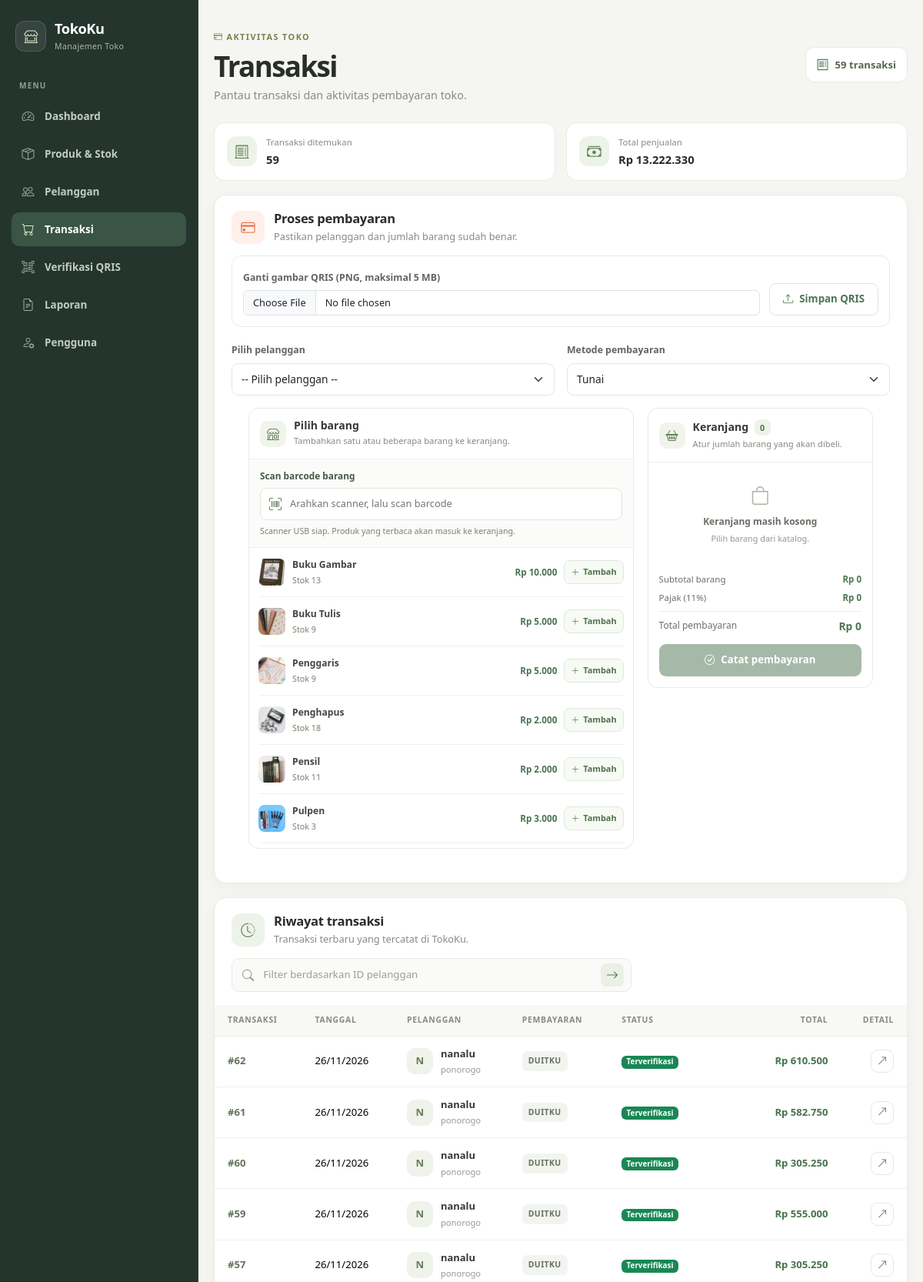
The app's page /transaksi.php (signed in, upper part) with its own data.
### tables this page shows
CREATE TABLE `tbl_produk` (
  `id_produk` int(11) NOT NULL,
  `nama_produk` varchar(100) NOT NULL,
  `harga` decimal(12,2) NOT NULL,
  `stok` int(10) UNSIGNED NOT NULL DEFAULT 0,
  `gambar` varchar(255) DEFAULT NULL,
  `aktif` tinyint(1) NOT NULL DEFAULT 1,
  `barcode` varchar(32) DEFAULT NULL
);

CREATE TABLE `tbl_transaksi` (
  `id_transaksi` int(11) NOT NULL,
  `tanggal` date DEFAULT NULL,
  `id_pelanggan` int(11) DEFAULT NULL,
  `id_user` int(11) DEFAULT NULL,
  `total_belanja` decimal(12,2) DEFAULT NULL,
  `metode_pembayaran` enum('tunai','transfer','qris','duitku') NOT NULL DEFAULT 'tunai',
  `status_pembayaran` enum('menunggu_verifikasi','terverifikasi') NOT NULL DEFAULT 'terverifikasi',
  `diverifikasi_oleh` int(11) DEFAULT NULL,
  `diverifikasi_pada` datetime DEFAULT NULL,
  `persentase_pajak` decimal(5,2) NOT NULL DEFAULT 0.00,
  `total_pajak` decimal(12,2) NOT NULL DEFAULT 0.00,
  `duitku_order_id` varchar(50) DEFAULT NULL,
  `duitku_reference` varchar(255) DEFAULT NULL,
  `duitku_payment_url` varchar(1000) DEFAULT NULL,
  `duitku_payment_method` char(2) DEFAULT NULL
);

CREATE TABLE `tbl_pelanggan` (
  `id_pelanggan` int(11) NOT NULL,
  `nama_pelanggan` varchar(100) DEFAULT NULL,
  `kota` varchar(50) DEFAULT NULL
);

### config.php (called while the page is built, shortened)
<?php
$tarifPajak = 11.0;
function rupiah($n) {
    return "Rp " . number_format($n, 0, ',', '.');
}
?>

### transaksi.php (the view, shortened to what this page needs)
<?php
require 'config.php';
$filter = trim((string)($_GET['pelanggan'] ?? ''));
$isAdmin = $_SESSION['role'] === 'admin';
$sql = "SELECT t.id_transaksi, t.tanggal, t.total_belanja, t.metode_pembayaran, t.status_pembayaran,
               p.nama_pelanggan, p.kota
        FROM tbl_transaksi t
        INNER JOIN tbl_pelanggan p ON p.id_pelanggan = t.id_pelanggan";
if ($filter !== '' && ctype_digit($filter)) {
    $stmt = $conn->prepare($sql . " WHERE t.id_pelanggan = ? ORDER BY t.tanggal DESC, t.id_transaksi DESC");
    $idFilter = (int)$filter;
    $stmt->bind_param("i", $idFilter);
} else {
    $stmt = $conn->prepare($sql . " ORDER BY t.tanggal DESC, t.id_transaksi DESC");
}
$stmt->execute();
$data = $stmt->get_result();
$transactionCount = $data->num_rows;
$summarySql = "SELECT COALESCE(SUM(total_belanja), 0) AS total FROM tbl_transaksi WHERE status_pembayaran = 'terverifikasi'";
if ($filter !== '') {
    $summaryStmt = $conn->prepare($summarySql . " AND id_pelanggan = ?");
    $summaryStmt->bind_param("i", $idFilter);
} else {
    $summaryStmt = $conn->prepare($summarySql);
}
$summaryStmt->execute();
$totalOmzet = $summaryStmt->get_result()->fetch_assoc()['total'];
$daftarPelanggan = $conn->query("SELECT id_pelanggan, nama_pelanggan, kota FROM tbl_pelanggan ORDER BY nama_pelanggan");
$daftarProduk = $conn->query("SELECT id_produk, nama_produk, harga, stok, gambar, barcode FROM tbl_produk WHERE aktif = 1 ORDER BY nama_produk");
?>
<!DOCTYPE html>
<html lang="id">
<head>
    <link href="https://cdn.jsdelivr.net/npm/bootstrap@5.3.2/dist/css/bootstrap.min.css" rel="stylesheet">
    <link href="https://cdn.jsdelivr.net/npm/bootstrap-icons@1.11.1/font/bootstrap-icons.css" rel="stylesheet">
    <link rel="stylesheet" href="style.css?v=<?= (int)filemtime(__DIR__ . '/style.css') ?>">
</head>
<body class="management-page transaction-page">
<?php include 'navbar.php'; ?>
<main class="management-container">
    <header class="management-heading">
        <div>
            <span class="management-eyebrow"><i class="bi bi-credit-card"></i> AKTIVITAS TOKO</span>
            <h1><?= $isAdmin ? 'Transaksi' : 'Pembayaran' ?></h1>
            <p><?= $isAdmin ? 'Pantau transaksi dan aktivitas pembayaran toko.' : 'Pilih pelanggan dan barang untuk mencatat pembayaran.' ?></p>
        </div>
        <span class="management-count"><i class="bi bi-receipt"></i> <?= number_format($transactionCount, 0, ',', '.') ?> transaksi</span>
    </header>
    <?php if ($isAdmin): ?>
    <section class="transaction-stats">
        <div><span class="transaction-stat-icon"><i class="bi bi-receipt-cutoff"></i></span><span><small>Transaksi ditemukan</small><strong><?= number_format($transactionCount, 0, ',', '.') ?></strong></span></div>
        <div><span class="transaction-stat-icon is-green"><i class="bi bi-cash-stack"></i></span><span><small>Total penjualan</small><strong><?= rupiah($totalOmzet) ?></strong></span></div>
    </section>
    <?php endif; ?>
    <?php if ($isAdmin || $_SESSION['role'] === 'kasir'): ?>
    <section class="management-panel payment-panel">
        <div class="management-panel-heading"><span class="management-panel-icon is-orange"><i class="bi bi-credit-card"></i></span><div><h2>Proses pembayaran</h2><p>Pastikan pelanggan dan jumlah barang sudah benar.</p></div></div>
        <div class="payment-form-body">
            <?php if ($isAdmin): ?>
                <form method="post" enctype="multipart/form-data" class="qris-upload-form">
                    <div>
                        <label for="gambarQris" class="form-label">Ganti gambar QRIS (PNG, maksimal 5 MB)</label>
                        <input id="gambarQris" type="file" name="gambar_qris" class="form-control" accept="image/png" required>
                    </div>
                    <button type="submit" class="management-outline-button"><i class="bi bi-upload"></i> Simpan QRIS</button>
                </form>
            <?php endif; ?>
            <?php if ($daftarPelanggan && $daftarPelanggan->num_rows > 0 && $daftarProduk && $daftarProduk->num_rows > 0): ?>
            <form method="post" class="checkout-management-form">
                <div class="row g-3 mb-3">
                    <div class="col-md-6">
                        <label for="id_pelanggan" class="form-label">Pilih pelanggan</label>
                        <select id="id_pelanggan" name="id_pelanggan" class="form-select" required>
                            <option value="">-- Pilih pelanggan --</option>
                        </select>
                    </div>
                    <div class="col-md-6">
                        <label for="metode_pembayaran" class="form-label">Metode pembayaran</label>
                        <select id="metode_pembayaran" name="metode_pembayaran" class="form-select" required>
                            <option value="tunai">Tunai</option>
                        </select>
                    </div>
                </div>
                <div class="cashier-shop-layout">
                    <section class="cashier-catalog">
                        <div class="cashier-section-heading">
                            <span><i class="bi bi-shop"></i></span>
                            <div><h3>Pilih barang</h3><p>Tambahkan satu atau beberapa barang ke keranjang.</p></div>
                        </div>
                        <div class="cashier-barcode-scan">
                            <label for="cashierBarcodeInput">Scan barcode barang</label>
                            <div>
                                <i class="bi bi-upc-scan" aria-hidden="true"></i>
                                <input id="cashierBarcodeInput" type="text" inputmode="none" autocomplete="off" placeholder="Arahkan scanner, lalu scan barcode" aria-describedby="cashierBarcodeStatus">
                            </div>
                            <small id="cashierBarcodeStatus" aria-live="polite">Scanner USB siap. Produk yang terbaca akan masuk ke keranjang.</small>
                        </div>
                        <div class="cashier-product-list">
                        <?php while ($item = $daftarProduk->fetch_assoc()): ?>
                            <article class="cashier-product" data-cashier-product="<?= (int)$item['id_produk'] ?>"
                                data-product-name="<?= htmlspecialchars($item['nama_produk'], ENT_QUOTES, 'UTF-8') ?>"
                                data-product-price="<?= htmlspecialchars((string)$item['harga'], ENT_QUOTES, 'UTF-8') ?>"
                                data-product-stock="<?= (int)$item['stok'] ?>"
                                data-product-barcode="<?= htmlspecialchars($item['barcode'] ?? '', ENT_QUOTES, 'UTF-8') ?>">
                                <?php if (!empty($item['gambar'])): ?>
                                    <img class="cashier-product-image" src="<?= htmlspecialchars($item['gambar'], ENT_QUOTES, 'UTF-8') ?>" alt="" loading="lazy">
                                <?php else: ?>
                                    <span class="cashier-product-icon"><i class="bi bi-box-seam"></i></span>
                                <?php endif; ?>
                                <span class="cashier-product-info">
                                    <strong><?= htmlspecialchars($item['nama_produk']) ?></strong>
                                    <small class="cashier-stock <?= (int)$item['stok'] === 0 ? 'is-empty' : '' ?>" data-stock-label="<?= (int)$item['id_produk'] ?>">
                                        <?= (int)$item['stok'] > 0 ? 'Stok ' . number_format((int)$item['stok'], 0, ',', '.') : 'Stok habis' ?>
                                    </small>
                                </span>
                                <strong class="cashier-product-price"><?= rupiah($item['harga']) ?></strong>
                                <button type="button" class="cashier-add-button" data-add-product="<?= (int)$item['id_produk'] ?>" <?= (int)$item['stok'] < 1 ? 'disabled' : '' ?> aria-label="Tambah <?= htmlspecialchars($item['nama_produk'], ENT_QUOTES, 'UTF-8') ?> ke keranjang">
                                    <i class="bi bi-plus-lg"></i> Tambah
                                </button>
                            </article>
                        <?php endwhile; ?>
                        </div>
                    </section>
                    <aside class="cashier-cart" aria-labelledby="cashierCartTitle">
                        <div class="cashier-section-heading">
                            <span><i class="bi bi-basket2"></i></span>
                            <div><h3 id="cashierCartTitle">Keranjang <span class="cashier-cart-count" id="cashierCartCount">0</span></h3><p>Atur jumlah barang yang akan dibeli.</p></div>
                        </div>
                        <div class="cashier-cart-items" id="cashierCartItems">
                        </div>
                        <div class="cashier-cart-breakdown">
                            <div><span>Subtotal barang</span><strong id="cashierCartSubtotal">Rp 0</strong></div>
                            <div><span>Pajak (<?= number_format($tarifPajak, 0, ',', '.') ?>%)</span><strong id="cashierCartTax">Rp 0</strong></div>
                            <div class="cashier-cart-total"><span>Total pembayaran</span><strong id="cashierCartTotal">Rp 0</strong></div>
                        </div>
                        <button class="management-primary-button cashier-submit-button" id="cashierSubmit" disabled><i class="bi bi-check-circle"></i> Catat pembayaran</button>
                    </aside>
                </div>
            </form>
            <?php else: ?>
                <div class="alert alert-warning mb-0">Tambahkan pelanggan dan barang katalog sebelum memproses pembayaran.</div>
            <?php endif; ?>
        </div>
    </section>
    <?php endif; ?>
    <section class="management-panel transaction-history-panel">
        <div class="management-panel-heading">
            <span class="management-panel-icon"><i class="bi bi-clock-history"></i></span>
            <div><h2>Riwayat transaksi</h2><p>Transaksi terbaru yang tercatat di TokoKu.</p></div>
        </div>
        <form class="management-search transaction-filter" method="get">
            <i class="bi bi-search"></i>
            <input type="number" min="1" name="pelanggan" value="<?= htmlspecialchars($filter) ?>" placeholder="Filter berdasarkan ID pelanggan">
            <button aria-label="Filter transaksi"><i class="bi bi-arrow-right"></i></button>
        </form>
        <div class="management-table-wrap">
                <table class="table management-table align-middle mb-0">
                    <thead>
                        <tr>
                            <th>Transaksi</th><th>Tanggal</th><th>Pelanggan</th><th>Pembayaran</th><th>Status</th>
                            <th class="text-end">Total</th><th class="text-end">Detail</th>
                        </tr>
                    </thead>
                    <tbody>
                    <?php if ($data && $data->num_rows > 0): ?>
                        <?php while ($row = $data->fetch_assoc()): ?>
                        <tr>
                            <td><strong class="transaction-number">#<?= (int)$row['id_transaksi'] ?></strong></td>
                            <td><?= htmlspecialchars(date('d/m/Y', strtotime($row['tanggal']))) ?></td>
                            <td><span class="management-person"><span class="management-avatar"><?= htmlspecialchars(strtoupper(substr($row['nama_pelanggan'], 0, 1))) ?></span><span><strong><?= htmlspecialchars($row['nama_pelanggan']) ?></strong><small><?= htmlspecialchars($row['kota']) ?></small></span></span></td>
                            <td><span class="management-payment"><?= htmlspecialchars(strtoupper($row['metode_pembayaran'] ?? 'tunai')) ?></span></td>
                            <td>
                                <?php if ($row['status_pembayaran'] === 'menunggu_verifikasi'): ?>
                                    <span class="badge text-bg-warning">Menunggu verifikasi</span>
                                <?php else: ?>
                                    <span class="badge text-bg-success">Terverifikasi</span>
                                <?php endif; ?>
                            </td>
                            <td class="text-end management-money"><?= rupiah($row['total_belanja']) ?></td>
                            <td class="text-end">
                                <a href="detail_transaksi.php?id=<?= (int)$row['id_transaksi'] ?>" class="management-detail-link">
                                    <i class="bi bi-arrow-up-right"></i>
                                </a>
                            </td>
                        </tr>
                        <?php endwhile; ?>
                    <?php else: ?>
                        <tr><td colspan="7"><div class="management-empty"><i class="bi bi-receipt"></i><strong>Belum ada transaksi</strong><span>Transaksi yang dibuat akan muncul di sini.</span></div></td></tr>
                    <?php endif; ?>
                    </tbody>
                </table>
            </div>
    </section>
</main>
</body>
</html>

### records on screen
tbl_produk: gambar (picture), nama_produk "Buku Gambar", stok "13", harga "Rp 10.000"
tbl_produk: gambar (picture), nama_produk "Buku Tulis", stok "9", harga "Rp 5.000"
tbl_produk: gambar (picture), nama_produk "Penggaris", stok "9", harga "Rp 5.000"
tbl_produk: gambar (picture), nama_produk "Penghapus", stok "18", harga "Rp 2.000"
tbl_produk: gambar (picture), nama_produk "Pensil", stok "11", harga "Rp 2.000"
tbl_produk: gambar (picture), nama_produk "Pulpen", stok "3", harga "Rp 3.000"
tbl_transaksi: id_transaksi "62", tanggal "26/11/2026", id_pelanggan.nama_pelanggan "N", id_pelanggan.nama_pelanggan "nanalu", id_pelanggan.kota "ponorogo", metode_pembayaran "DUITKU", status_pembayaran "Terverifikasi", total_belanja "Rp 610.500"
tbl_transaksi: id_transaksi "61", tanggal "26/11/2026", id_pelanggan.nama_pelanggan "N", id_pelanggan.nama_pelanggan "nanalu", id_pelanggan.kota "ponorogo", metode_pembayaran "DUITKU", status_pembayaran "Terverifikasi", total_belanja "Rp 582.750"
tbl_transaksi: id_transaksi "60", tanggal "26/11/2026", id_pelanggan.nama_pelanggan "N", id_pelanggan.nama_pelanggan "nanalu", id_pelanggan.kota "ponorogo", metode_pembayaran "DUITKU", status_pembayaran "Terverifikasi", total_belanja "Rp 305.250"
tbl_transaksi: id_transaksi "59", tanggal "26/11/2026", id_pelanggan.nama_pelanggan "N", id_pelanggan.nama_pelanggan "nanalu", id_pelanggan.kota "ponorogo", metode_pembayaran "DUITKU", status_pembayaran "Terverifikasi", total_belanja "Rp 555.000"
tbl_transaksi: id_transaksi "57", tanggal "26/11/2026", id_pelanggan.nama_pelanggan "N", id_pelanggan.nama_pelanggan "nanalu", id_pelanggan.kota "ponorogo", metode_pembayaran "DUITKU", status_pembayaran "Terverifikasi", total_belanja "Rp 305.250"

### other values on screen
$label "Dashboard"
$label "Produk & Stok"
$label "Pelanggan"
$label "Transaksi"
$label "Verifikasi QRIS"
$label "Laporan"
$label "Pengguna"
$transactionCount "59"
rupiah($totalOmzet) "Rp 13.222.330"
$tarifPajak "11"
